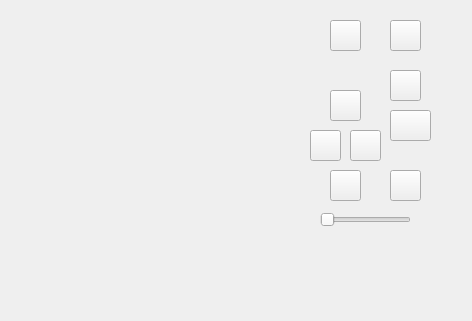
<?xml version="1.0" encoding="UTF-8"?>
<ui version="4.0">
 <class>Widget</class>
 <widget class="QWidget" name="Widget">
  <property name="geometry">
   <rect>
    <x>0</x>
    <y>0</y>
    <width>472</width>
    <height>321</height>
   </rect>
  </property>
  <property name="windowTitle">
   <string>Widget</string>
  </property>
  <widget class="QPushButton" name="pushButton">
   <property name="enabled">
    <bool>true</bool>
   </property>
   <property name="geometry">
    <rect>
     <x>330</x>
     <y>20</y>
     <width>31</width>
     <height>31</height>
    </rect>
   </property>
   <property name="mouseTracking">
    <bool>false</bool>
   </property>
   <property name="styleSheet">
    <string notr="true">border-image: url(:/new/prefix1/image/5.png);</string>
   </property>
   <property name="text">
    <string/>
   </property>
   <property name="checkable">
    <bool>true</bool>
   </property>
  </widget>
  <widget class="QPushButton" name="pushButton_8">
   <property name="geometry">
    <rect>
     <x>350</x>
     <y>130</y>
     <width>31</width>
     <height>31</height>
    </rect>
   </property>
   <property name="styleSheet">
    <string notr="true">border-image: url(:/new/prefix1/image/3.png);</string>
   </property>
   <property name="text">
    <string/>
   </property>
  </widget>
  <widget class="QPushButton" name="pushButton_10">
   <property name="geometry">
    <rect>
     <x>330</x>
     <y>90</y>
     <width>31</width>
     <height>31</height>
    </rect>
   </property>
   <property name="styleSheet">
    <string notr="true">border-image: url(:/new/prefix1/image/1.png);</string>
   </property>
   <property name="text">
    <string/>
   </property>
  </widget>
  <widget class="QPushButton" name="pushButton_11">
   <property name="geometry">
    <rect>
     <x>330</x>
     <y>170</y>
     <width>31</width>
     <height>31</height>
    </rect>
   </property>
   <property name="styleSheet">
    <string notr="true">border-image: url(:/new/prefix1/image/2.png);</string>
   </property>
   <property name="text">
    <string/>
   </property>
  </widget>
  <widget class="QPushButton" name="pushButton_12">
   <property name="geometry">
    <rect>
     <x>310</x>
     <y>130</y>
     <width>31</width>
     <height>31</height>
    </rect>
   </property>
   <property name="styleSheet">
    <string notr="true">border-image: url(:/new/prefix1/image/4.png);</string>
   </property>
   <property name="text">
    <string/>
   </property>
  </widget>
  <widget class="QPushButton" name="pushButton_2">
   <property name="geometry">
    <rect>
     <x>390</x>
     <y>20</y>
     <width>31</width>
     <height>31</height>
    </rect>
   </property>
   <property name="styleSheet">
    <string notr="true">border-image: url(:/new/prefix1/image/9.png);</string>
   </property>
   <property name="text">
    <string/>
   </property>
   <property name="checkable">
    <bool>true</bool>
   </property>
  </widget>
  <widget class="QPushButton" name="pushButton_6">
   <property name="geometry">
    <rect>
     <x>390</x>
     <y>170</y>
     <width>31</width>
     <height>31</height>
    </rect>
   </property>
   <property name="styleSheet">
    <string notr="true">border-image: url(:/new/prefix1/image/10.png);</string>
   </property>
   <property name="text">
    <string/>
   </property>
   <property name="checkable">
    <bool>true</bool>
   </property>
  </widget>
  <widget class="QPushButton" name="pushButton_3">
   <property name="geometry">
    <rect>
     <x>390</x>
     <y>70</y>
     <width>31</width>
     <height>31</height>
    </rect>
   </property>
   <property name="styleSheet">
    <string notr="true">border-image: url(:/new/prefix1/image/4.png);</string>
   </property>
   <property name="text">
    <string/>
   </property>
   <property name="checkable">
    <bool>true</bool>
   </property>
  </widget>
  <widget class="QPushButton" name="pushButton_4">
   <property name="geometry">
    <rect>
     <x>390</x>
     <y>110</y>
     <width>41</width>
     <height>31</height>
    </rect>
   </property>
   <property name="styleSheet">
    <string notr="true">border-image: url(:/new/prefix1/image/7.png);</string>
   </property>
   <property name="text">
    <string/>
   </property>
   <property name="checkable">
    <bool>true</bool>
   </property>
  </widget>
  <widget class="QSlider" name="horizontalSlider">
   <property name="geometry">
    <rect>
     <x>320</x>
     <y>210</y>
     <width>91</width>
     <height>19</height>
    </rect>
   </property>
   <property name="minimum">
    <number>1</number>
   </property>
   <property name="maximum">
    <number>5</number>
   </property>
   <property name="orientation">
    <enum>Qt::Horizontal</enum>
   </property>
  </widget>
 </widget>
 <layoutdefault spacing="6" margin="11"/>
 <resources/>
 <connections/>
</ui>
